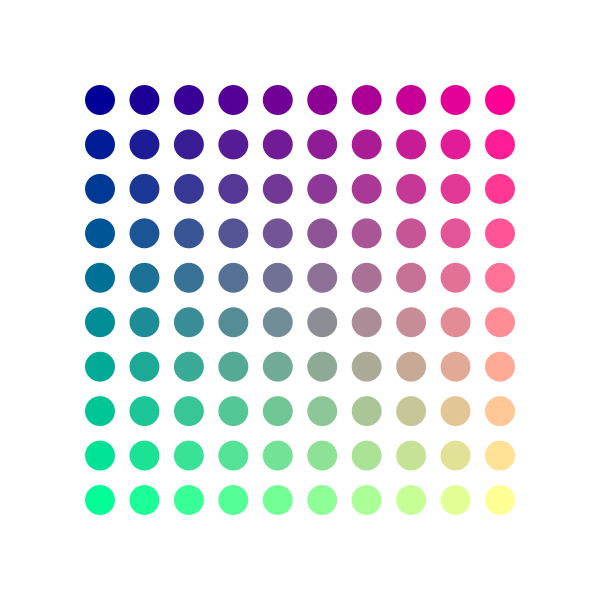
Frame 1 (no input)
Frame 60 (the mouse pressed at the canvas centre just before this capture): identical to frame 1, image omitted
Frame 120 (the mouse held since frame 60 and released just before this capture): identical to frame 1, image omitted

The Processing sketch that drew this single still picture (run headless with seeded random() and noise(); from frame 60 on, the mouse is pressed at the canvas centre):

// Processing sketch: w06h_1dTo2d
// ── w06h_1dTo2d.pde
// code 1 fall 2019
// bryan ma

// converting a 1 dimensional index into a 2 dimensional coordinate

// the key for converting a 1d index into 2d coordinates
// is how many columns the grid should be (gridWidth).

// the x position is found with a modulo, and the y position
// with a simple integer division.

int numTotal = 100;
int gridWidth = 10;

void setup() {
  size(600, 600);
  noStroke();
}

void draw() {
  background(255);
  
  for (int i = 0; i < numTotal; i++) {
    // 1d index to 2d coordinates conversion
    float x = i % gridWidth;
    float y = i / gridWidth;
    
    float mappedX = map(x, 0, 9, 100, 500);
    float mappedY = map(y, 0, 9, 100, 500);
    
    float r = map(x, 0, 9, 0, 255);
    float g = map(y, 0, 9, 0, 255);
    float b = 150;
    fill(r, g, b);
    ellipse(mappedX, mappedY, 30, 30); 
  }
}
